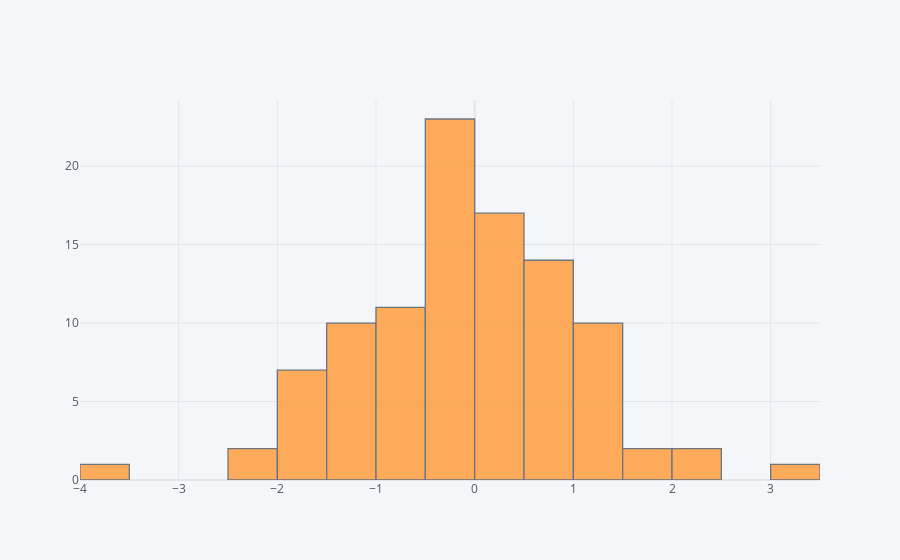

The notebook cell this image was saved under:
### Markdown cell above
## histogram

### Code cell
df['A'].iplot(kind='hist',bins=25)

### Figure 1 — Plotly figure (JSON) as saved in the notebook; plotly's stock layout.template omitted (floating-point values rounded to 4 significant figures)
{"data": [{"histfunc": "count", "histnorm": "", "marker": {"color": "rgba(255, 153, 51, 1.0)", "line": {"color": "#4D5663", "width": 1.3}}, "name": "A", "nbinsx": 25, "opacity": 0.8, "orientation": "v", "type": "histogram", "x": [-1.183, -1.75, 1.132, -0.415, -0.5546, 0.3072, 0.9307, 1.183, -0.3628, -1.158, -0.8379, -0.3913, -1.359, -0.9289, -0.7124, -1.607, 2.332, 0.8026, -0.3271, -0.2371, -1.157, 0.6357, -1.152, -3.882, 0.7723, 2.065, 0.02, 0.3991, 0.9455, -1.205, 0.2503, 0.4385, -0.3158, 0.6108, 1.421, 0.8379, 1.403, -0.7645, 3.35, -0.2795, 0.7121, 0.4651, 0.2695, 1.606, -0.539, 1.567, 0.06511, 0.524, 0.0192, -0.4422, 0.1452, 1.036, -0.02304, 1.039, -0.2067, 0.1716, -1.938, -0.5851, -1.976, 0.3402, 0.5079, 0.7631, 0.9631, -0.8121, -0.9882, -0.4845, -0.0257, -0.034, 0.5048, -2.28, -0.07386, -1.177, -0.1009, 1.019, -1.699, -2.227, -0.9201, -1.061, 0.7608, 0.1235, 0.04653, -1.175, -0.4915, -1.75, -0.3786, -0.1389, -0.6706, -0.3821, 1.145, -1.586, 1.024, -1.253, 0.07529, -0.4157, -0.2987, 0.4876, 0.2388, -0.2085, -0.06891, 1.298]}], "layout": {"barmode": "overlay", "legend": {"bgcolor": "#F5F6F9", "font": {"color": "#4D5663"}}, "paper_bgcolor": "#F5F6F9", "plot_bgcolor": "#F5F6F9", "title": {"font": {"color": "#4D5663"}}, "xaxis": {"gridcolor": "#E1E5ED", "showgrid": true, "tickfont": {"color": "#4D5663"}, "title": {"font": {"color": "#4D5663"}, "text": ""}, "zerolinecolor": "#E1E5ED"}, "yaxis": {"gridcolor": "#E1E5ED", "showgrid": true, "tickfont": {"color": "#4D5663"}, "title": {"font": {"color": "#4D5663"}, "text": ""}, "zerolinecolor": "#E1E5ED"}}}
